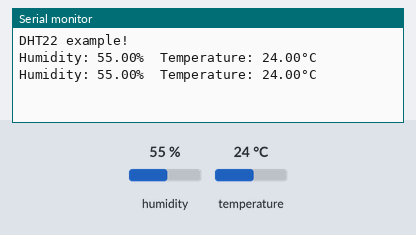
The sketch below on a simulated Arduino Uno, built with avr-gcc and run on an emulated ATmega328P. Shown: the last lines printed to the serial monitor. The inputs (shaded band) are chosen by the test bench; at power-on: humidity 55 %, temperature 24 °C.

Above: at 2.8 s.
2.9 s: humidity set to 22 %
At 5.2 s:
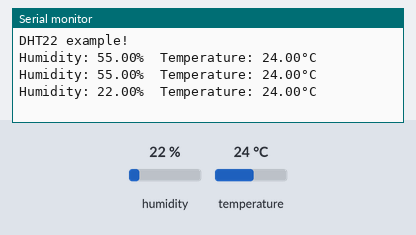
5.6 s: temperature set to 12 °C
At 6.9 s:
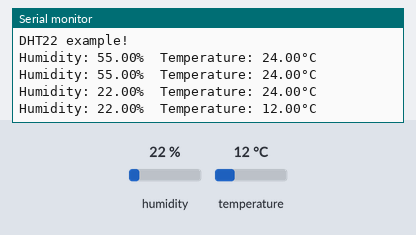
8.3 s: humidity set to 40 %
At 10.4 s:
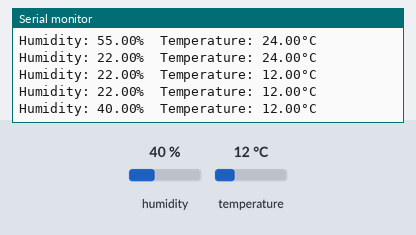
Timing chart, 0 to 11.9 s (numbered marks = the images above; inputs shaded):
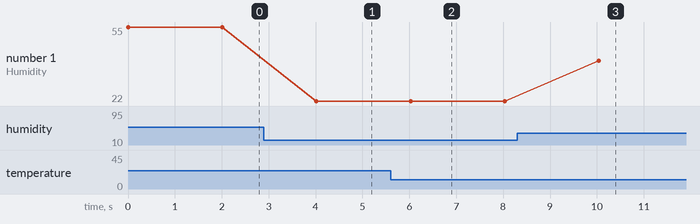

The sketch:

dht22.ino
```cpp
#include "DHT.h"

#define DHTPIN 2
#define DHTTYPE DHT22   // DHT 22  (AM2302), AM2321

DHT dht(DHTPIN, DHTTYPE);

void setup() {
  Serial.begin(115200);
  Serial.println(F("DHT22 example!"));

  dht.begin();
}

void loop() {
  float temperature = dht.readTemperature();
  float humidity = dht.readHumidity();

  // Check if any reads failed and exit early (to try again).
  if (isnan(temperature) || isnan(humidity)) {
    Serial.println(F("Failed to read from DHT sensor!"));
    return;
  }

  Serial.print(F("Humidity: "));
  Serial.print(humidity);
  Serial.print(F("%  Temperature: "));
  Serial.print(temperature);
  Serial.println(F("°C "));

  // Wait a few seconds between measurements.
  delay(2000);
}
```

Measured:
- after the input at 2.9 s, the serial monitor: prints a new line after 1.1 s (image 1)
- after the input at 5.6 s, the serial monitor: prints a new line after 0.43 s (image 2)
- after the input at 8.3 s, the serial monitor: prints a new line after 1.7 s (image 3)
- plotted number 1: 22 → 40 after the input at 8.3 s
